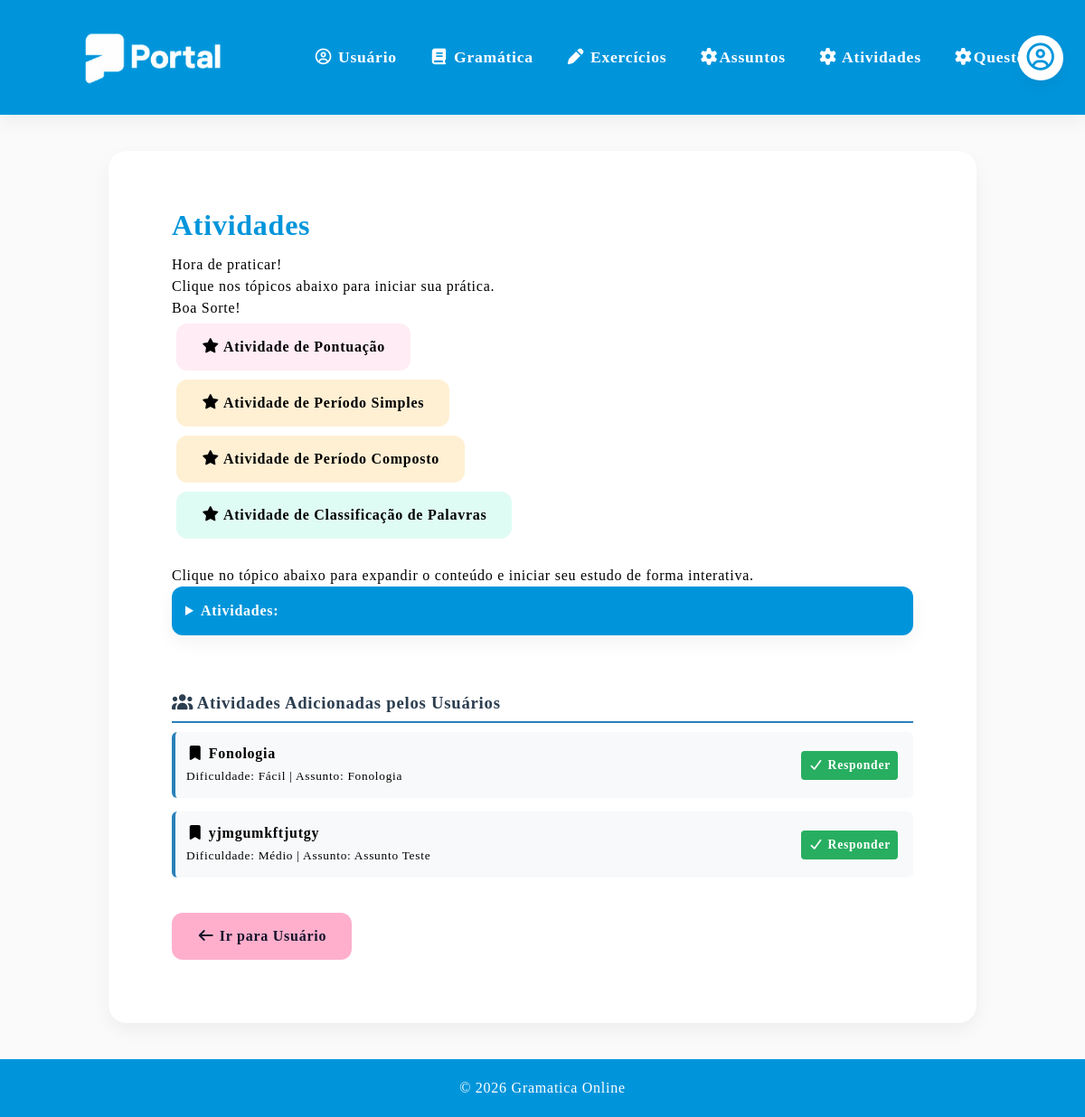
/atividades, run on the app's committed database.
### models.py (models this page shows)
class Atividade(db.Model):
    __tablename__ = "atividade"
    id = db.Column(db.Integer, primary_key=True)
    nome = db.Column(db.String(150), nullable=True)
    dificuldade = db.Column(db.String(50), nullable=True)
    assunto_id = db.Column(db.Integer, db.ForeignKey("assunto.id"), nullable=True)
    assunto = db.relationship("Assunto", back_populates="atividades")
    questoes = db.relationship("Questao", back_populates="atividade", lazy=True, cascade="all, delete-orphan")

class Assunto(db.Model):
    __tablename__ = "assunto"
    id = db.Column(db.Integer, primary_key=True)
    nome = db.Column(db.String(100), nullable=False)
    conteudo = db.Column(db.Text, nullable=True)
    imagem = db.Column(db.String(255), nullable=True)
    arquivo_pdf = db.Column(db.String(255), nullable=True)
    atividades = db.relationship("Atividade", back_populates="assunto", lazy=True)

### app.py (the view)
@app.route("/atividades")
def atividades():
    try:
        atividades = Atividade.query.all()
        return render_template("atividades.html", atividades=atividades)
    except Exception as e:
        print("ERRO ATIVIDADES:", str(e))
        flash("Erro ao carregar atividades.")
        return render_template("atividades.html", atividades=[])

### templates/atividades.html (shortened to what this page needs)
{% extends "base.html" %}
{% block conteudo %}
        <section id="gramatica" class="section">
            <h2>Atividades</h2>
            <p>Hora de praticar!<br>Clique nos tópicos abaixo para iniciar sua prática.<br>Boa Sorte!</p>
            <div class="topicos-principais">
                <p><a href="{{ url_for('att_pontuacao') }}" class="btn btn-detalhe bnt-pontuacao"><i class="fa-solid fa-star"></i> Atividade de Pontuação</a></p>
                <p><a href="{{ url_for('att_periodo_simples') }}" class="btn btn-detalhe bnt-periodo_simples"><i class="fa-solid fa-star"></i> Atividade de Período Simples</a></p>
                <p><a href="{{ url_for('att_periodo_composto') }}" class="btn btn-detalhe bnt-periodo_composto"><i class="fa-solid fa-star"></i> Atividade de Período Composto</a></p>
                <p><a href="{{ url_for('att_classificacao_de_palavras') }}" class="btn btn-detalhe bnt-classificacao_de_palavras"><i class="fa-solid fa-star"></i> Atividade de Classificação de Palavras</a></p>
            </div>
            <br>
            <p>Clique no tópico abaixo para expandir o conteúdo e iniciar seu estudo de forma interativa.</p>
            <div class="topicos-gramatica">
                <details>
                    <summary>Atividades:</summary>
                </details>
            </div>
            <br><br>
            <h3 style="color: #2c3e50; border-bottom: 2px solid #2980b9; padding-bottom: 8px;">
                <i class="fa-solid fa-users"></i> Atividades Adicionadas pelos Usuários
            </h3>
            <div class="topicos-principais">
                {% if atividades %}
                    {% for atividade in atividades %}
                    <div style="margin-bottom: 15px; padding: 12px; background: #f8f9fa; border-radius: 6px; border-left: 4px solid #2980b9;">
                        <p style="margin: 0; display: flex; align-items: center; justify-content: space-between; flex-wrap: wrap; gap: 8px;">
                            <span>
                                <i class="fa-solid fa-bookmark"></i>
                                <strong>{{ atividade.nome or 'Atividade sem nome' }}</strong><br>
                                <small>Dificuldade: {{ atividade.dificuldade }} | Assunto: {{ atividade.assunto.nome }}</small>
                            </span>
                            <span>
                                <a href="{{ url_for('responder_atividade', id=atividade.id) }}" class="btn btn-detalhe" style="padding: 4px 8px; font-size: 0.85em; background: #27ae60; color: white; text-decoration: none; border-radius: 4px; margin-right: 5px;">
                                    <i class="fa-solid fa-check"></i> Responder
                                </a>
                            </span>
                        </p>
                    </div>
                    {% endfor %}
                {% else %}
                    <p style="text-align: center; color: #6c757d; padding: 15px; background: #f8f9fa; border-radius: 6px;">
                        <i class="fa-solid fa-info-circle"></i> Nenhuma atividade adicionada ainda.<br>
                        Clique em <strong>"Adicionar Atividade"</strong> no menu acima para criar novas atividades!
                    </p>
                {% endif %}
            </div>
            <br>
            <a href="{{ url_for('usuario') }}" class="btn btn-gramatica"><i class="fa-solid fa-arrow-left"></i> Ir para Usuário </a>
        </section>
{% endblock %}

### static/css/style.css (style rules this page uses)
:root { --primary-blue: #0095DB; --secondary-blue: #D5F7FF; --primary-pink: #FFAFCC; --secondary-pink: #FFECF4; --pink: #FF477E; --mint-green: #DFFCF4; --success-green: #00966D; --soft-purple: #DDD0F8; --soft-yellow: #FFF0D4; --yellow: #F4B740; --bg-light: #FAFAFA; --gray-light: #EDEDED; --gray-medium: #D6D8E7; --text-dark: #14142B; --shadow-soft: 0 8px 20px rgba(0, 0, 0, 0.05); }
* { margin: 0; padding: 0; box-sizing: border-box; }
body { font-family: 'Basier Square'; font-weight: 400; font-size: 1.0em; line-height: 1.5em; letter-spacing: 0.75px; background-color: var(--bg-light); */ }
.section { background: white; border-radius: 20px; padding: 70px; margin-bottom: 30px; box-shadow: var(--shadow-soft); transition: 0.3s; }
h2 { color: var(--primary-blue); margin-bottom: 20px; font-size: 2rem; }
h3 { color: var(--pink); margin-bottom: 10px; }
.btn { display: inline-block; background-color: var(--primary-blue); color: white; padding: 14px 28px; border-radius: 12px; text-decoration: none; font-weight: bold; border: none; cursor: pointer; transition: 0.3s; }
.btn-gramatica { background-color: var(--primary-pink); color: var(--text-dark); }
details { background: white; border-radius: 12px; margin-bottom: 15px; box-shadow: var(--shadow-soft); overflow: hidden; }
summary { padding: 15px; font-weight: 600; cursor: pointer; background: var(--primary-blue); color: white; }
.bnt-pontuacao { background-color: var(--secondary-pink); color: #000; margin: 5px; }
.bnt-periodo_simples { background-color: var(--soft-yellow); color: #000; margin: 5px; }
.bnt-periodo_composto { background-color: var(--soft-yellow); color: #000; margin: 5px; }
.bnt-classificacao_de_palavras { background-color: #DFFCF4; color: #000; margin: 5px; }

### data on the page
Atividade: nome "Fonologia", dificuldade "Fácil", assunto.nome "Fonologia"
Atividade: nome "yjmgumkftjutgy", dificuldade "Médio", assunto.nome "Assunto Teste"
